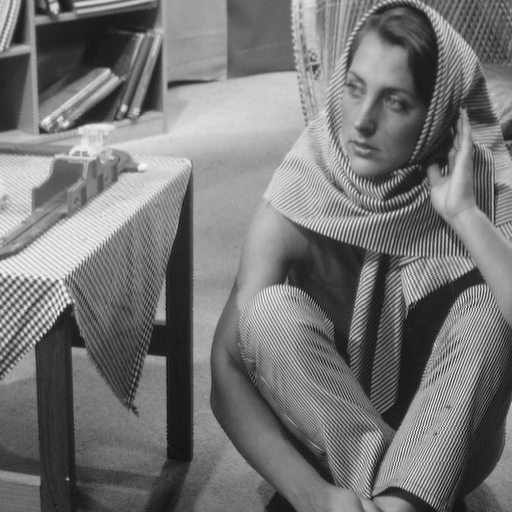
%> input picture test_images/barbara.png, 512 x 512 px
$ octave demo_SB.m   (GNU Octave 9; MATLAB toolbox functions it lacks are replaced by stand-ins)
%> lines starting %> are read from the running program, lines starting %| are printed output that depends on the picture; in (x1, y1, x2, y2) boxes, pixels count from 0 and x2, y2 are one past the last pixel; in counts of white or black regions, pixels touching at a corner belong together; the program's own positions count from 1
### solvers/CLRP_PPSM_SB.m
function [ u,v,out ] = CLRP_PPSM_SB(x0,K,S,opts,alg_opts)
% PPSM for a customized low-rank prior model for structured
% cartoon-texture image decomposition model
% with different linear operator Phi.

% min_{u,v} tau ||u||_TV + mu ||v||_* + 0.5 ||Phi(u+v)-b||^2.
% where || dot ||_TV is the anisotropic TV norm and
% || dot ||_* is the nuclear norm .

% Input:
% x0: observed image;
% K: blurring kernel;
% S: missing mask;
% opts: model parameters setting;
% alg_opts: PPSM parameters setting;

% Output:
% u: cartoon component;
% v: texture component;
% out: comparative indices.

% Author: Zhiyuan Zhang
% Date: 1, December, 2020

tau  = opts.tau;   mu  = opts.mu;
beta1 = opts.beta1;  beta2 = opts.beta2;
MaxIt = opts.MaxIt;  I     = opts.I;      Tol   = opts.Tol;
[n1,n2,n3] = size(x0);

%% the algorithm parameters
alg_gamma = alg_opts.gamma;
alg_s = alg_opts.s;
alg_r = alg_opts.r;
if alg_s*alg_r <= 2
    error('Please check the algorithm parameters!')
end

%%%%%%%%%%%%%%%%% Periodic  boundary condtion %%%%%%%%%%%%%%%%%%%%%%%%%%%%%
d1h = zeros(n1,n2,n3); d1h(1,1,:) = -1; d1h(n1,1,:) = 1; d1h = fft2(d1h);
d2h = zeros(n1,n2,n3); d2h(1,1,:) = -1; d2h(1,n2,:) = 1; d2h = fft2(d2h);
Px  = @(x) [x(2:n1,:,:)-x(1:n1-1,:,:); x(1,:,:)-x(n1,:,:)]; %%\nabla_1 x
Py  = @(x) [x(:,2:n2,:)-x(:,1:n2-1,:), x(:,1,:)-x(:,n2,:)]; %%\nabla_2 y
PTx = @(x) [x(n1,:,:)-x(1,:,:); x(1:n1-1,:,:)-x(2:n1,:,:)]; %%\nabla_1^T x
PTy = @(x) [x(:,n2,:)-x(:,1,:), x(:,1:n2-1,:)-x(:,2:n2,:)]; %%\nabla_2^T y
%%%%%%%%%%%%%%%%%%%%%%%%%%%%%%%%%%%%%%%%%%%%%%%%%%%%%%%%%%%%%%%%%%%%%%%%%%%

u  = zeros(n1,n2,n3);
v  = zeros(n1,n2,n3);
v_tilde =zeros(n1,n2,n3);
y1 = zeros(n1,n2,n3); y2 = zeros(n1,n2,n3);
z  = zeros(n1,n2,n3);
lbd11 = zeros(n1,n2,n3); lbd12 = zeros(n1,n2,n3);
lbd2  = zeros(n1,n2,n3);

siz = size(K); center = [fix(siz(1)/2+1),fix(siz(2)/2+1)];
P   = zeros(n1,n2,n3); for i =1:n3; P(1:siz(1),1:siz(2),i) = K; end
Bm   = fft2(circshift(P,1-center));
H   = @(x) real(ifft2(Bm.*fft2(x)));       %%% Blur operator.  B x
HT  = @(x) real(ifft2(conj(Bm).*fft2(x))); %%% Transpose of blur operator.
ATf   = HT(S.*x0);
MDz = @(x) LSP(H,HT,S,x,n1,n2,n3,alg_r*beta2);
MDu   = beta1*(abs(d1h).^2+abs(d2h).^2) + beta2;

Time = zeros(1,MaxIt);
SNR  = zeros(1,MaxIt);

for itr = 1:MaxIt

    %%% step 1: un
    tic;
    Temp= PTx(beta1*y1+alg_s*lbd11)+PTy(beta1*y2+alg_s*lbd12)+beta2*(z-v)+alg_s*lbd2;
    un  = real(ifft2(fft2(Temp)./MDu));
    time_u = toc;

    %%%% update Lagrangian multipliers
    tic;
    dun1= Px(un);
    dun2= Py(un);
    lbd11_tilde= lbd11 + beta1/alg_s*(y1-dun1);
    lbd12_tilde= lbd12 + beta1/alg_s*(y2-dun2);
    lbd2_tilde = lbd2  + beta2/alg_s*(z-un-v);
    time_l = toc;

    %%% step 2: \tilde v
    tic;
    Temp = v + (2*lbd2_tilde-lbd2)/alg_r/beta2;
    for ii = 1:n3
        [U,D,VT] = svd(Temp(:,:,ii),'econ');
        D    = diag(D);
        ind  = find(D>mu/beta2/alg_r);
        D    = diag(D(ind) - mu/beta2/alg_r);
        v_tilde(:,:,ii)   = U(:,ind) * D * VT(:,ind)';
    end
    time_v = toc;

    %%% step 3: \tilde y
    tic;
    Temp1 = y1 - (2*lbd11_tilde-lbd11)/alg_r/beta1;
    Temp2 = y2 - (2*lbd12_tilde-lbd12)/alg_r/beta1;
    nsk = sqrt(Temp1.^2 + Temp2.^2); nsk(nsk==0)=1;
    nsk = max(1-(tau/beta1/alg_r)./nsk,0);
    y1_tilde = Temp1.*nsk;
    y2_tilde = Temp2.*nsk;

    time_y = toc;

    %%% step 4: \tilde z
    tic;
    Temp = ATf + alg_r*beta2*z - 2*lbd2_tilde + lbd2;
    [z_tilde,~]  = pcg(MDz,Temp(:),5e-4,20);
    z_tilde  = reshape(z_tilde,n1,n2,n3);
    time_z = toc;

    %%% step 5: relaxation
    tic
    vn = v - alg_gamma*(v-v_tilde);
    yn1 = y1 - alg_gamma*(y1 - y1_tilde);
    yn2 = y2 - alg_gamma*(y2 - y2_tilde);
    zn  = z - alg_gamma*(z - z_tilde);
    lbdn11 = lbd11 - alg_gamma*(lbd11 -lbd11_tilde);
    lbdn12 = lbd12 - alg_gamma*(lbd12 -lbd12_tilde);
    lbdn2  = lbd2 - alg_gamma*(lbd2 -lbd2_tilde);
    time_update = toc;
    if alg_gamma==1
        time_update = 0;
    end

    %%% outputs
    Time(itr)= time_u+ max([time_v,time_y,time_z]) + time_l + time_update;
    SNR(itr) = 20*log10(norm(I(:))/norm(un(:)+vn(:)-I(:)));
    %%% stopping rule
    Stopic = compute_tol(u,v,un,vn);

    if opts.verbose
        fprintf('the %d th Iter. the Tol. = %.4f \n',itr,Stopic);
    end

    if Stopic<Tol &&itr>1;
        u = un ;
        v = vn;
        fprintf('It=%d,cpu=%4.2f,\n',itr,sum(Time));
        Time = Time(1:itr);
        SNR  = SNR(1:itr);
        break;
    end

    u = un ; v = vn;
    y1 = yn1; y2 = yn2; z = zn;
    lbd11 = lbdn11; lbd12 = lbdn12; lbd2 = lbdn2;
end
out.It   =itr;
out.Stopic = Stopic;
out.Time = Time;
out.SNR  = SNR;
end

### demo_SB.m
clc
clear
close all
addpath test_images solvers utilits

% Barbara
Current_Image_Name = 'barbara';
I = im2double(imread('barbara.png'));
%> I: size 512x512 double; min 0.0471, max 0.965, mean 0.46
I = I(1:256,257:end);
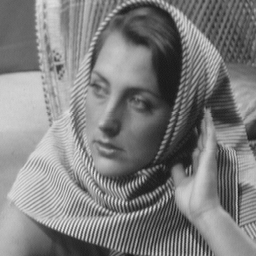
%> I: size 256x256 double; min 0.0902, max 0.906, mean 0.496

% [14 lines of commented-out code are left out]


[n1,n2,n3] = size(I);
%> n1 = 256; n2 = 256; n3 = 1
opts.MaxIt = 200;
opts.I    = I;
opts.Tol = 1e-2;
opts.verbose = 0;

% Blurring kernel
if n1==512
    Blur_Radius = 3;
elseif n1==256
    Blur_Radius = 5;
end
K    = fspecial('disk',Blur_Radius);

% Mask 1
if n1==512 && n3==3
    Missing_rate = 0.3;
elseif n3 == 3
    Missing_rate = 0.4;
elseif n3 == 1
    Missing_rate = 0.3;
end
dr = randperm(n1*n2);
mesnum =round(n1*n2*(1-Missing_rate));
%> mesnum = 45875
OM = dr(1:mesnum);
S = zeros(n1,n2);
S(OM) = 1;
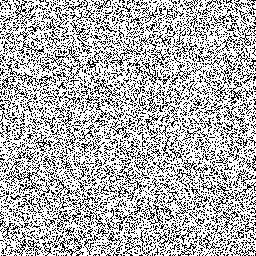
%> S: size 256x256 double; values 0 (black) and 1 (white), 70% white; black in thin lines or dots

% Mask 2
if strcmp(Current_Image_Name,'kodim01')
    rng(2020)
    dtx= 128; dty = 128; S1 = rand(dtx,dty)>0.2; S2 = ones(n1/dtx,n2/dty);
    S  = kron(S1,S2);
    Missing_rate = 1-sum(S(:))/numel(S);
end

% Mask 3
if strcmp(Current_Image_Name,'notty')
    S = floor(double(rgb2gray(imread('block_text.bmp')))/255);
    S = S(25:32*8+24,9:32*8+8);
    Missing_rate = 1-sum(S(:))/numel(S);
end

A =zeros(size(I));
for i = 1:n3
    A(:,:,i) = S;
end
S = A;
clear A
x0   = imfilter(I,K,'circular');
x0 = x0.*S;
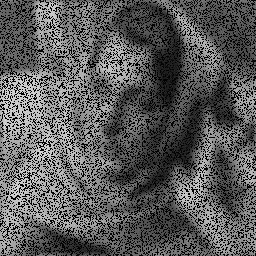
%> x0: size 256x256 double; min 0, max 0.826, mean 0.347

opts.tau  = 1e-4;  opts.mu = 2e-4;
beta = 5e-2;
opts.beta1 = beta;      opts.beta2= beta;

% PPSM
alg_opts.gamma = 1.6;
alg_opts.s = 2.01;
alg_opts.r = 1;
[u,v,out] = CLRP_PPSM_SB(x0,K,S,opts,alg_opts);
%> in CLRP_PPSM_SB, `tau = opts.tau`: tau = 0.0001
%> in CLRP_PPSM_SB, `mu = opts.mu`: mu = 0.0002
%> in CLRP_PPSM_SB, `beta1 = opts.beta1`: beta1 = 0.05
%> in CLRP_PPSM_SB, `MaxIt = opts.MaxIt`: MaxIt = 200
%> in CLRP_PPSM_SB, `Tol = opts.Tol`: Tol = 0.01
%> in CLRP_PPSM_SB, `d1h(1,1,:) = -1`: d1h: size 256x256 double; values -1 (black) and 0 (white), 100% white; black in thin lines or dots, all inside (x1, y1, x2, y2) = (0, 0, 1, 1)
%> in CLRP_PPSM_SB, `d1h(n1,1,:) = 1`:
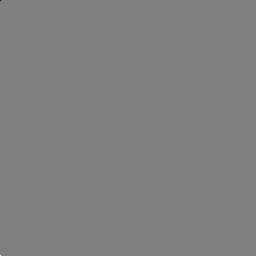
%> d1h: size 256x256 double; min -1, max 1, mean 0; drawn with min black and max white
%> in CLRP_PPSM_SB, `d2h(1,n2,:) = 1`: d2h: size 256x256 double; min -1, max 1, mean 0; mean of the top-left, top-right, bottom-left and bottom-right quarters -6.1e-05, 6.1e-05, 0, 0
%> after the loop in CLRP_PPSM_SB, `P   = zeros(n1,n2,n3); for i =1:n3; P(1:siz(1),1:siz(2),i) = K; end`:
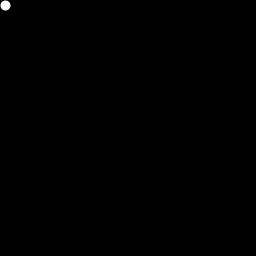
%> P: size 256x256 double; min 0, max 0.0127, mean 1.53e-05; drawn with min black and max white
%> in CLRP_PPSM_SB, `ATf   = HT(S.*x0);`:
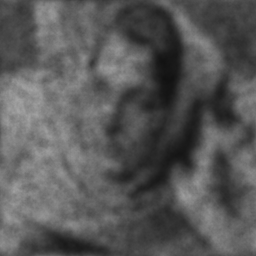
%> ATf: size 256x256 double; min 0.0685, max 0.647, mean 0.347
%> in CLRP_PPSM_SB, `MDu   = beta1*(abs(d1h).^2+abs(d2h).^2) + beta2;`:
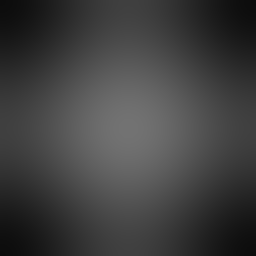
%> MDu: size 256x256 double; min 0.05, max 0.45, mean 0.25
%> the loop in CLRP_PPSM_SB, `for itr = 1:MaxIt` made 1 pass
%> the run ends on the next line

$ run again, with test_images/barbarargb.png copied over test_images/barbara.png
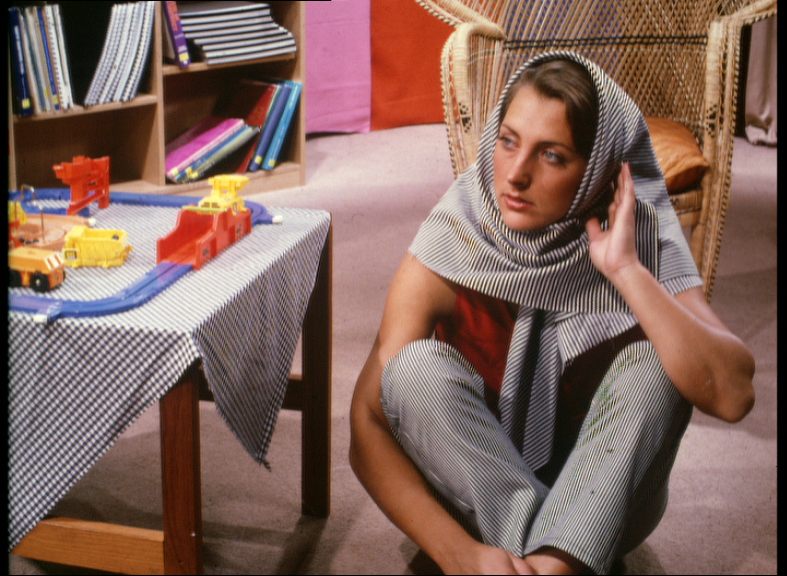
%> input picture test_images/barbarargb.png, 787 x 576 px
%> `S(OM) = 1;`:
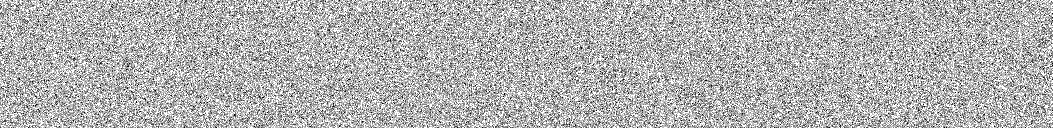
%> S: size 256x2105 double (shown at 1/2 size); values 0 (black) and 1 (white), 70% white; black in thin lines or dots
%> tau = 0.0001
%> mu = 0.0002
%> beta1 = 0.05
%> MaxIt = 200
%> Tol = 0.01
%> d1h: size 256x2105 double; values -1 (black) and 0 (white), 100% white; black in thin lines or dots, all inside (x1, y1, x2, y2) = (0, 0, 1, 1)
%> d1h: size 256x2105 double; min -1, max 1, mean 0
%> d2h: size 256x2105 double; min -1, max 1, mean 0; mean of the top-left, top-right, bottom-left and bottom-right quarters -7.43e-06, 7.42e-06, 0, 0
%> in CLRP_PPSM_SB, `ATf   = HT(S.*x0);`:
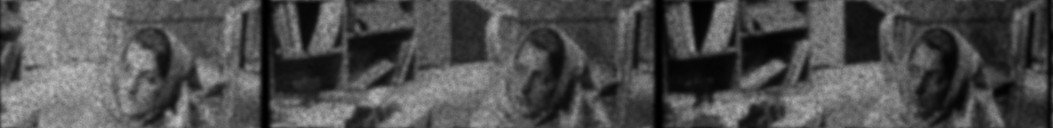
%> ATf: size 256x2105 double (shown at 1/2 size); min 0.00107, max 0.784, mean 0.311
%> the loop in CLRP_PPSM_SB, `for itr = 1:MaxIt` made 1 pass

$ run again, with test_images/notty.jpg saved as test_images/barbara.png
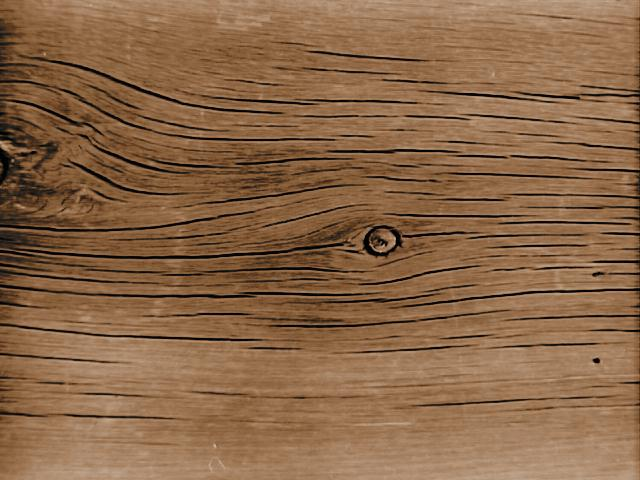
%> input picture test_images/notty.jpg, 640 x 480 px
%> S: size 256x1664 double; values 0 (black) and 1 (white), 70% white; black in thin lines or dots
%> tau = 0.0001
%> mu = 0.0002
%> beta1 = 0.05
%> MaxIt = 200
%> Tol = 0.01
%> d1h: size 256x1664 double; values -1 (black) and 0 (white), 100% white; black in thin lines or dots, all inside (x1, y1, x2, y2) = (0, 0, 1, 1)
%> d1h: size 256x1664 double; min -1, max 1, mean 0
%> d2h: size 256x1664 double; min -1, max 1, mean 0; mean of the top-left, top-right, bottom-left and bottom-right quarters -9.39e-06, 9.39e-06, 0, 0
%> in CLRP_PPSM_SB, `ATf   = HT(S.*x0);`:
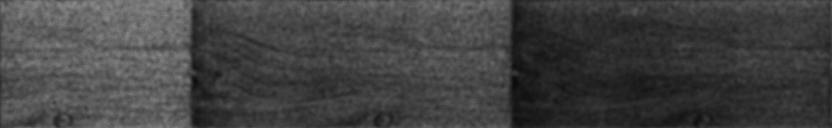
%> ATf: size 256x1664 double (shown at 1/2 size); min 0.0374, max 0.55, mean 0.261
%> the loop in CLRP_PPSM_SB, `for itr = 1:MaxIt` made 1 pass
